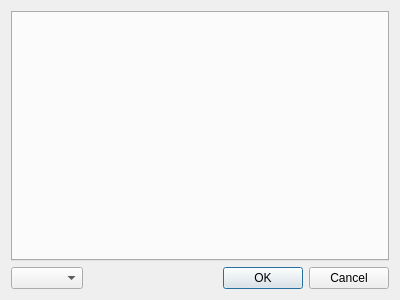
<?xml version="1.0" encoding="UTF-8"?>
<ui version="4.0">
 <class>plugin::text::impl::SettingsDialog</class>
 <widget class="QDialog" name="plugin::text::impl::SettingsDialog">
  <property name="geometry">
   <rect>
    <x>0</x>
    <y>0</y>
    <width>400</width>
    <height>300</height>
   </rect>
  </property>
  <layout class="QGridLayout" name="gridLayout_2">
   <item row="0" column="0" colspan="3">
    <widget class="QTabWidget" name="tabWidget"/>
   </item>
   <item row="1" column="0">
    <widget class="QComboBox" name="instance_box"/>
   </item>
   <item row="1" column="1">
    <spacer name="horizontalSpacer">
     <property name="orientation">
      <enum>Qt::Orientation::Horizontal</enum>
     </property>
     <property name="sizeHint" stdset="0">
      <size>
       <width>122</width>
       <height>20</height>
      </size>
     </property>
    </spacer>
   </item>
   <item row="1" column="2">
    <widget class="QDialogButtonBox" name="buttonBox">
     <property name="orientation">
      <enum>Qt::Orientation::Horizontal</enum>
     </property>
     <property name="standardButtons">
      <set>QDialogButtonBox::StandardButton::Cancel|QDialogButtonBox::StandardButton::Ok</set>
     </property>
    </widget>
   </item>
  </layout>
 </widget>
 <resources/>
 <connections>
  <connection>
   <sender>buttonBox</sender>
   <signal>accepted()</signal>
   <receiver>plugin::text::impl::SettingsDialog</receiver>
   <slot>accept()</slot>
   <hints>
    <hint type="sourcelabel">
     <x>248</x>
     <y>254</y>
    </hint>
    <hint type="destinationlabel">
     <x>157</x>
     <y>274</y>
    </hint>
   </hints>
  </connection>
  <connection>
   <sender>buttonBox</sender>
   <signal>rejected()</signal>
   <receiver>plugin::text::impl::SettingsDialog</receiver>
   <slot>reject()</slot>
   <hints>
    <hint type="sourcelabel">
     <x>316</x>
     <y>260</y>
    </hint>
    <hint type="destinationlabel">
     <x>286</x>
     <y>274</y>
    </hint>
   </hints>
  </connection>
 </connections>
</ui>
